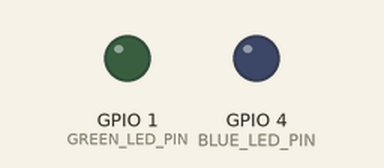
This sketch was run on a simulated ESP32. Parts: output pins drawn as LEDs (lit = HIGH). At 3.5 s the program puts the board to deep sleep or switches it off; the recording ends there.

Above: at 0.0 s.
At 0.6 s:
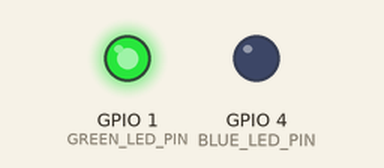
Timing chart, 0 to 3.5 s (numbered marks = the images above):
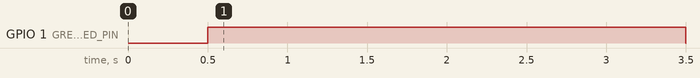

Measured:
- by itself, GPIO 1 (GREEN_LED_PIN): LOW → HIGH at 0.50 s, → LOW 3.0 s later

The sketch:

SLEEP_MODE.ino
```cpp
#define uS_TO_S_FACTOR 1000000  /* Conversion factor for micro seconds to seconds */
#define TIME_TO_SLEEP  3        /* Time ESP32 will go to sleep (in seconds) */

RTC_DATA_ATTR int bootCount = 0;

int BLUE_LED_PIN = 4;
int GREEN_LED_PIN = 1;

void setup(){
  Serial.begin(9600);
  pinMode(BLUE_LED_PIN,OUTPUT);
  pinMode(GREEN_LED_PIN,OUTPUT);
  delay(500);

  if(bootCount == 0) //Run this only the first time
  {
      digitalWrite(GREEN_LED_PIN,HIGH);
      bootCount = bootCount+1;
  }else
  {
      digitalWrite(BLUE_LED_PIN,HIGH);
  }

  delay(3000);

  digitalWrite(BLUE_LED_PIN,LOW);
  digitalWrite(GREEN_LED_PIN,LOW);

  esp_sleep_enable_timer_wakeup(TIME_TO_SLEEP * uS_TO_S_FACTOR);
  esp_deep_sleep_start();
}

void loop(){
  Serial.print("Sleep count :");
  Serial.println(bootCount);
}
```
